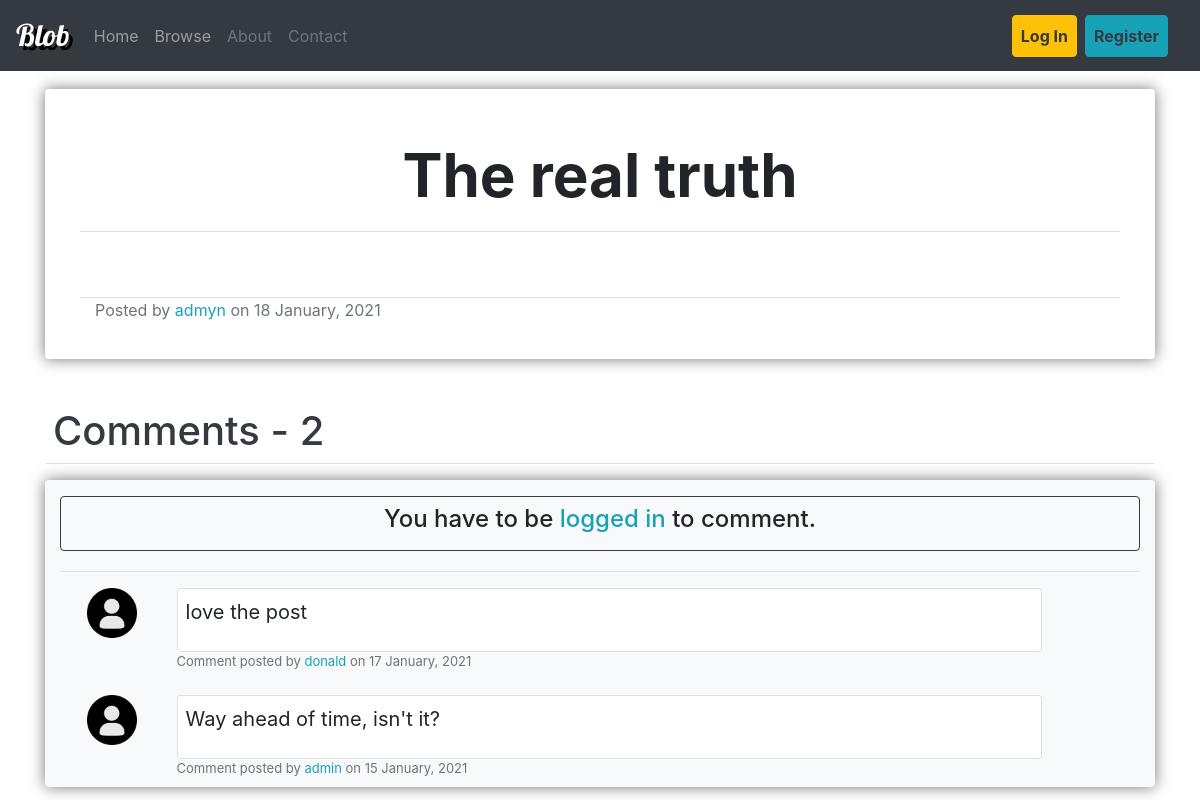
The page /post/10/ on the database its author committed.
### blog/models.py (models this page shows, shortened)
class Post(models.Model):
    title = models.CharField(max_length = 100)
    content = tinymce_models.HTMLField()
    date = models.DateTimeField(default=timezone.now)
    author = models.ForeignKey(User, on_delete=models.CASCADE)

class Comment(models.Model):
    author = models.ForeignKey(User, on_delete=models.CASCADE)
    post = models.ForeignKey(Post, on_delete=models.CASCADE)
    content = models.TextField(max_length=250)
    date = models.DateTimeField(default=timezone.now)

### blog/views/post_views.py (the view)
# urls.py: path('post/<int:pk>/', views.post_view, name='blog-post-view'),
def post_view(request, pk):
    found_post = get_object_or_404(Post, pk=pk)
    comments = Comment.objects.filter(post=found_post).order_by("-date")
    if request.method == "POST":
        comment_form = CommentCreationForm(request.POST)
        if comment_form.is_valid():
            created_comment = comment_form.save(commit=False)
            created_comment.author = request.user
            created_comment.post = found_post
            created_comment.save()
            return redirect(request.path)
    else:
        comment_form = CommentCreationForm()
    context = {
        "post": found_post,
        "comments": comments,
        "form": comment_form,
        "comments_count": comments.count(),
        "title": found_post.title,
    }
    return render(request, "blog/posts/post_view.html", context)

### account/models.py (called while the page is built)
    def get_picture(self):
        if os.path.exists(self.picture.path):
            return self.picture.url
        return DEFAULT_PICTURE_URL

### blog/templates/blog/posts/post_view.html (shortened to what this page needs)
{% extends "blog/basic.html" %}
{% load crispy_forms_tags %}
{% block dependencies %}
    {% load static %}
    <link rel="stylesheet" type="text/css" href="{% static 'blog/postStyle.css' %}">
{% endblock dependencies %}
{% block content_big %}
    <div class="post-detail rounded">
        <div class="row mb-5 border-bottom ">
            <div class="col-md">
                <h1 class="post-title">
                    {{ post.title }}
                </h1>
            </div>
        </div>
        <div class="row">
            <div class="col-md ">
            </div>
        </div>
        <div class="row border-bottom mt-3">
        </div>
        <div class="row">
            <div class="col-md">
                <div class="text-muted">
                    Posted by <a href="{% url 'account-profile-inspect' post.author.id %}" class="text-info"> {{ post.author.username }} </a> on
                    {{ post.date|date:"d F, Y" }}
                </div>
            </div>
        </div>
        <div class="row mt-3">
            <div class="col-md">
            </div>
        </div>
    </div>
    <div class="mt-5 border-bottom">
        <h1 class="text-dark ml-2 ">Comments - <span class="" > {{ comments_count }}</span> </h1>
    </div>
    <div class="post-comment-section mt-3 container bg-light rounded">
        <div class="row mt-2 ">
            <div class="col-md">
                {% if user.is_authenticated %}
                    <div class="col-md mt-3 mb-3 rounded border border-dark p-2">
                        <form method="post" class="mt-1 " >
                            {% csrf_token %}
                            <div class="form-row  p-2">
                                <div class="col-md-1">
                                    <img class="rounded border border-white" src="{{ user.profile.get_picture }}" width="50" height="50" alt="Picture">
                                </div>
                                <div class="col-md">
                                    <fieldset class="">
                                        {{ form.content }}
                                    </fieldset>
                                </div>
                                <div class="col-md-1">
                                    <fieldset class="">
                                        <button class="btn btn-dark btn-lg mt-1 pull-right" type="submit"> Post </button>
                                    </fieldset>
                                </div>
                            </div>
                        </form>
                    </div>
                {% else %}
                    <div class="col-md mt-3 mb-3 rounded border border-dark p-2 text-center">
                        <h4>
                            You have to be <a href="{% url 'login' %}?next={{ request.path }}" class="text-info">logged in</a>  to comment.
                        </h4>
                    </div>
                {% endif %}
            </div>
        </div>
        <div class="mt-1 border-top">
            {% for comment in comments %}
                <div class="row mt-2 p-2 ml-1 ">
                    <div class="col-md-1">
                        <img class="rounded" src="{{ comment.author.profile.get_picture }}" width="50" height="50" alt="Picture">
                    </div>
                    <div class="col-md">
                        <div class="card comment-content border-bottom p-2 bg-white rounded ">
                            <div style="word-break: break-word;">
                                <p class="text-break">
                                    {{ comment.content }}
                                </p>
                            </div>
                        </div>
                        <div class="text-muted comment-detail">
                            Comment posted by <a href="{% url 'account-profile-inspect' comment.author.id %}" class="text-info">{{ comment.author.username }}</a> on {{ comment.date|date:"d F, Y"}}
                        </div>
                    </div>
                    <div class="col-md-1">
                    </div>
                </div>
            {% endfor %}
        </div>
    </div>
{% endblock content_big %}

### blog/static/blog/postStyle.css (style rules this page uses)
.post-detail { box-shadow: 0px 0px 15px rgba(83, 82, 82, 0.795); padding-left: 50px; padding-right: 50px; padding-top: 50px; padding-bottom: 20px; }
.post-title { margin-bottom: 20px; font-size: 60px; font-weight: bold; text-align: center; }
.post-comment-section { box-shadow: 0px 0px 15px rgba(83, 82, 82, 0.795); }
.comment-content { font-size: 20px; }
.comment-detail { font-size: small; }

### rows shown on the page
Post: title "The real truth", author.username "admyn", date "18 January, 2021"
Comment: content "love the post", author.username "donald", date "17 January, 2021"
Comment: content "Way ahead of time, isn't it?", author.username "admin", date "15 January, 2021"

### other values the page prints
{{ comments_count }} "2"
